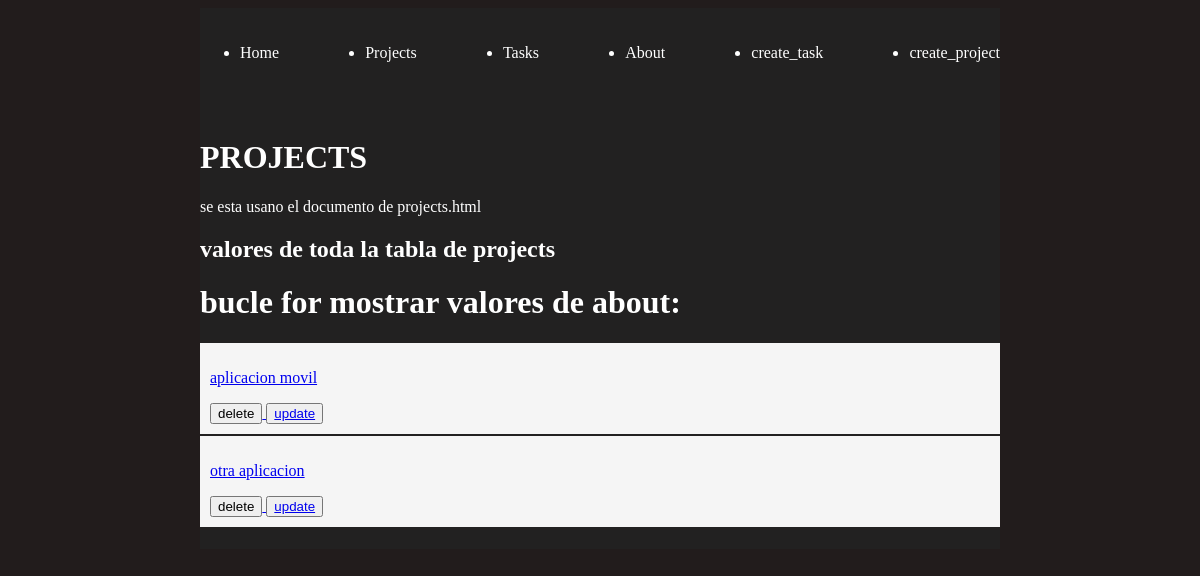
The app's page /projects/, older data.
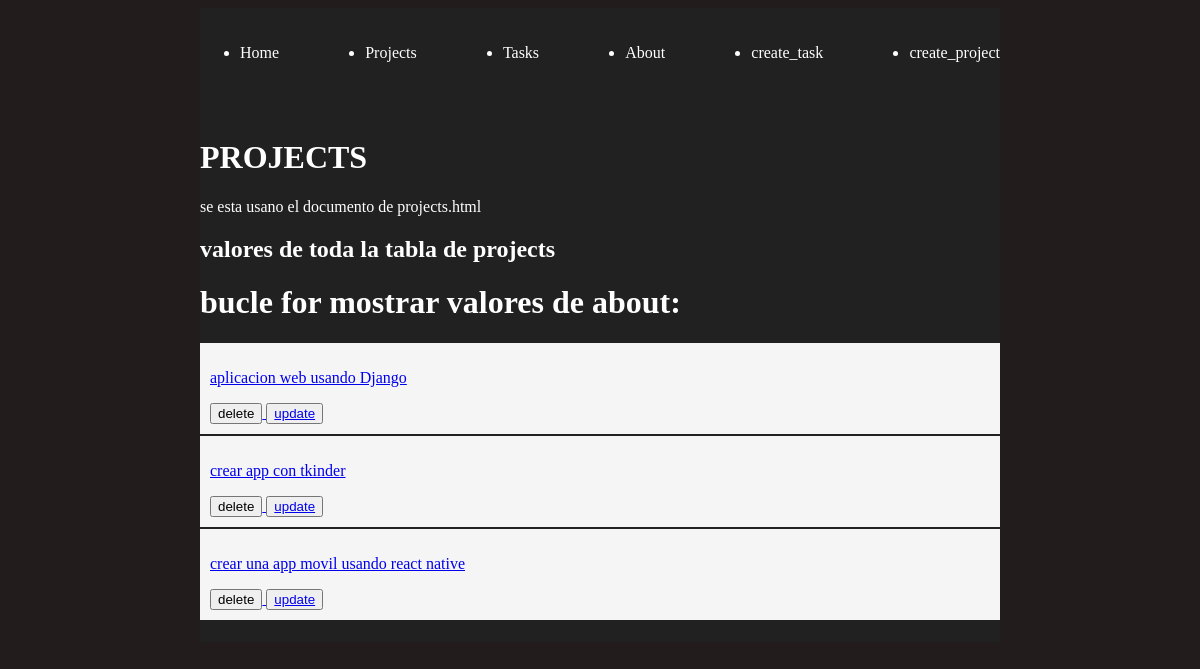
The same page, newer data.
### myapp/models.py (models this page shows, shortened)
class Project(models.Model):
    name = models.CharField(max_length=200)

### myapp/views.py (the view)
# urls.py: path('projects/', views.projects, name='projects'),
def projects(request):
    projects = Project.objects.all()
    return render(request, "projects/projects.html", {'projects': projects})

### myapp/templates/projects/projects.html (shortened to what this page needs)
{% extends 'layouts/base.html' %}
{% block content%}
<!DOCTYPE html>
<html lang="en">
<head>
</head>
<body>
    <h1>PROJECTS</h1>
    <p>se esta usano el documento de projects.html</p>
    <h2>valores de toda la tabla de projects </h2>
    <h1>bucle for mostrar valores de about:</h1>
        {% for project in projects %}
            <div>
                <article class="card">
                    <a href="{% url 'project_detail' project.id %}">
                        <p>{{ project.name }}</p>
                        <button>
                            delete
                        </button>
                        <button>
                            update
                        </a>
                </article>
            </div>
        {% endfor %}
</body>
</html>
{% endblock%}

Row changes from the older to the newer data that the page shows:
removed Project: name "aplicacion movil"
changed Project: name "otra aplicacion" → "aplicacion web usando Django"
added Project: name "crear app con tkinder"
added Project: name "crear una app movil usando react native"
